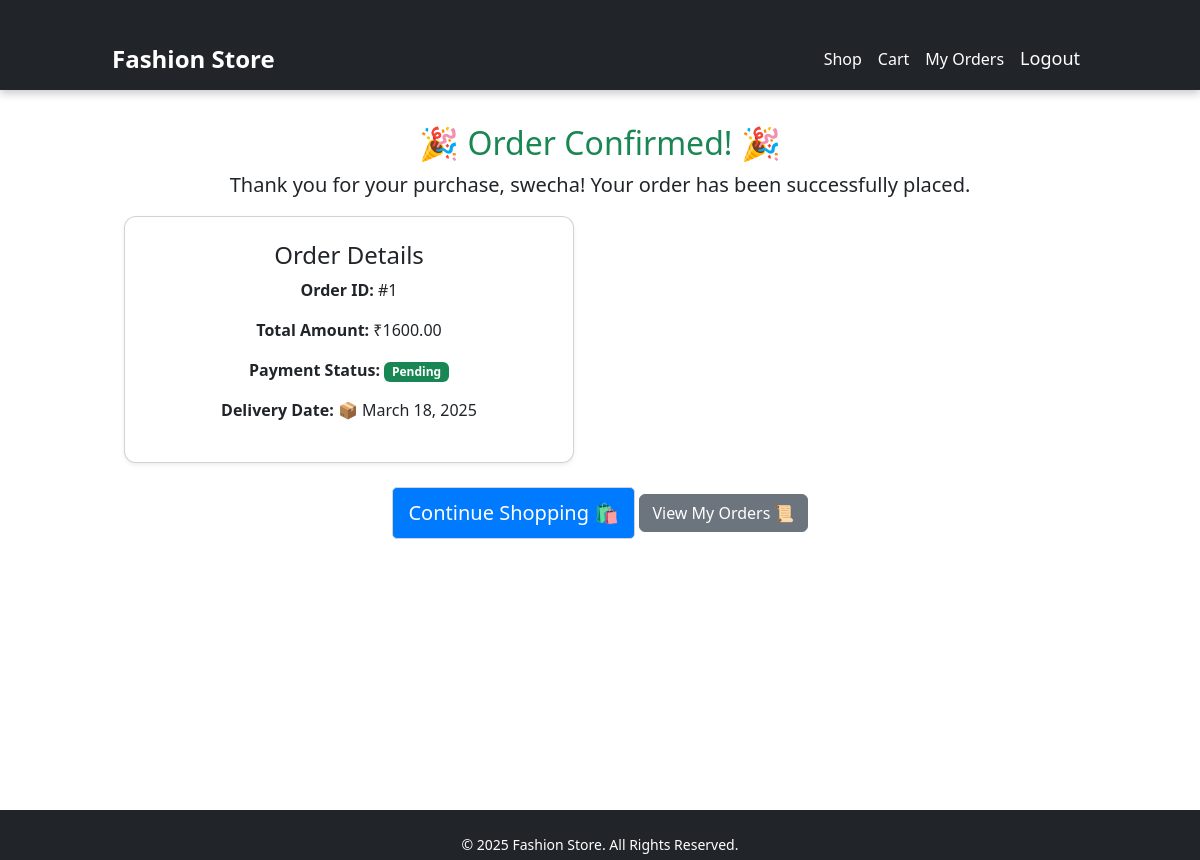
The page /store/order-confirmation/1/ (signed in) on the database its author committed.
### store/models.py (models this page shows, shortened)
class Order(models.Model):
    user = models.ForeignKey(User, on_delete=models.CASCADE, null=True, blank=True)
    name = models.CharField(max_length=255)
    email = models.EmailField()
    address = models.TextField()
    total_price = models.DecimalField(max_digits=10, decimal_places=2)
    payment_status = models.CharField(
        max_length=20,
        choices=[('Pending', 'Pending'), ('Paid', 'Paid')],
        default='Pending'
    )
    created_at = models.DateTimeField(auto_now_add=True)
    estimated_delivery = models.DateField(null=True, blank=True)  # ✅ New field for estimated delivery date

### store/views.py (the view)
# urls.py: path('order-confirmation/<int:order_id>/', views.order_confirmation, name='order_confirmation'),
@login_required
def order_confirmation(request, order_id):
    order = get_object_or_404(Order, id=order_id, user=request.user)
    estimated_delivery = order.created_at + timedelta(days=5)
    context = {
        "order": order,
        "user_name": request.user.get_full_name() or request.user.username,
        "estimated_delivery": estimated_delivery.strftime("%B %d, %Y"),
    }
    return render(request, "store/order_confirmation.html", context)

### store/templates/store/order_confirmation.html
{% extends "base.html" %}
{% block content %}
<div class="container text-center">
    <h2 class="mt-4 text-success">🎉 Order Confirmed! 🎉</h2>
    <p class="lead">Thank you for your purchase, <strong>{{ user_name }}</strong>! Your order has been successfully placed.</p>
    <div class="card shadow-sm p-4">
        <h4>Order Details</h4>
        <p><strong>Order ID:</strong> #{{ order.id }}</p>
        <p><strong>Total Amount:</strong> ₹{{ order.total_price }}</p>
        <p><strong>Payment Status:</strong> <span class="badge bg-success">{{ order.payment_status }}</span></p>
        <p><strong>Delivery Date:</strong> 📦 {{ estimated_delivery }}</p>
    </div>
    <div class="mt-4">
        <a href="{% url 'product_list' %}" class="btn btn-primary">Continue Shopping 🛍️</a>
        <a href="{% url 'my_orders' %}" class="btn btn-secondary">View My Orders 📜</a>
    </div>
</div>
{% endblock %}

### store/static/css/styles.css (style rules this page uses)
html, body { height: 100%; margin: 0; padding: 0; overflow-x: hidden; overflow-y: auto; }
body { -ms-overflow-style: none; scrollbar-width: none; }
.container { overflow: hidden; }
.card { border-radius: 10px; background: #fff; box-shadow: 0 4px 8px rgba(0, 0, 0, 0.1); }
.btn-primary { background: #007bff; border: none; }
.card { width: 100%; max-width: 450px; border-radius: 12px; overflow: hidden; box-shadow: 0 4px 8px rgba(0, 0, 0, 0.1); transition: transform 0.3s ease-in-out; display: flex; flex-direction: column; }
.container { max-width: 1000px; margin: auto; padding-top: 20px; }
.btn-primary { padding: 10px 15px; font-size: 20px; border-radius: 5px; border: 1px solid lightgray; }

### templates/base.html (style rules this page uses)
html, body { height: 100%; margin: 0; padding: 0; overflow-x: hidden; }
body { padding-top: 60px; }

### rows shown on the page
Order: id "1", total_price "1600.00", payment_status "Pending", estimated_delivery "March 18, 2025"

### other values the page prints
{{ user_name }} "swecha"
